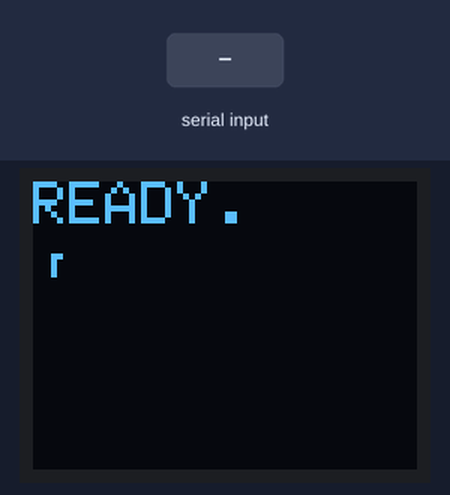
Recording of a sketch running on a simulated Arduino Uno, built with avr-gcc and run on an emulated ATmega328P. Shown: 64×48 one-colour display. The inputs (shaded band) are chosen by the test bench.

Above: at 1.2 s.
1.3 s: "B" received over the second serial link
At 1.54 s:
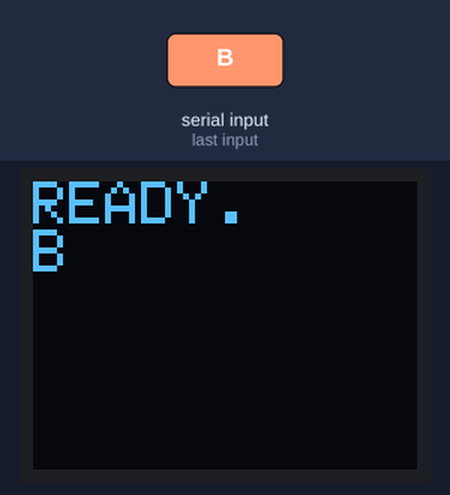
3.9 s: "C" received over the second serial link
At 4.3 s:
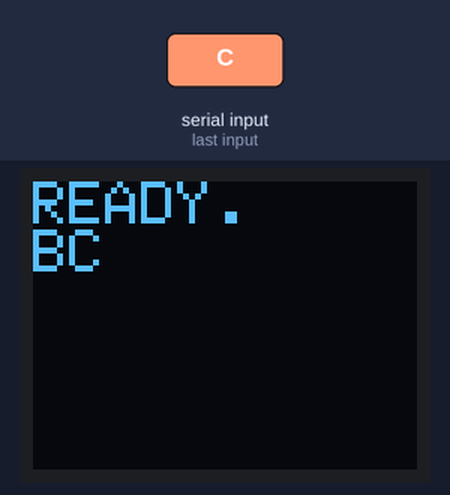
Timing chart, 0 to 6.9 s (numbered marks = the images above; inputs shaded):
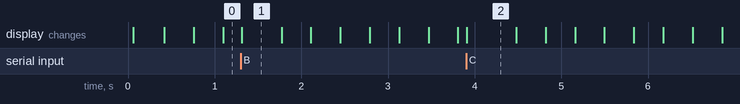

Measured:
- after the input at 1.3 s, the display: changes at once (image 1)
- after the input at 3.9 s, the display: changes at once (image 2)
- what the display in image 1 shows lasts 0.5 s, from 1.3 s to 1.8 s
- what the display in image 2 shows lasts 0.6 s, from 3.9 s to 4.5 s

The sketch:

Terminal.ino
```cpp
/*
     Teminal and Rudimentary Screen Editor Demo for MicroView
     Leif Bloomquist
*/

#include <MicroView.h>
#include <elapsedMillis.h>

;  // Keep this here to pacify the Arduino pre-processor

#define C64
//#define C64FONT

#ifdef C64
  #include <SoftwareSerial.h>
  #define BAUD 2400
  SoftwareSerial mySerial(5, 6);   // RX, TX
#else
  #define BAUD 38400
  HardwareSerial& mySerial = Serial;
#endif

#ifdef C64FONT    // C64 font for MicroView
  #define FONT 7
  #define CURSOR  char_under_cursor+128
  #define MARGIN 0
  #define COL_FIX 0
#else
  #define FONT 0  // Built-in 5x7 font
  #define CURSOR 218
  #define MARGIN 1
  #define COL_FIX 2  // Not sure why this is needed
#endif

#define BLINK 333    // milliseconds
#define SPACE 32


// Global variables
elapsedMillis cursor_blink = 0;
int columns = 0;
int rows = 0;
int current_column = 0;
int current_row = 0;
int current_blink = 0;
boolean last_esc = false;

// The virtual screen, assume tiny tiny font  (note the MicroView/Uno only has 3072 bytes SRAM!)
char screen[20][20] = {0}; // rows, columns

char char_under_cursor = SPACE;

void setup()
{
  uView.begin();	// begin of MicroView
  mySerial.begin(BAUD);

  setupFont(FONT);
  clearScreen();

  putChar('R');
  putChar('E');
  putChar('A');
  putChar('D');
  putChar('Y');
  putChar('.');
  nextLine();
  uView.display();

  cursor_blink = 0;
}

void loop()
{
    // Blink Cursor
    if (cursor_blink > BLINK)
    {
       cursor_blink = 0;

       if (current_blink == 0)
       {
         current_blink = 1;
         saveCharUnderCursor();
         setChar(current_row, current_column, CURSOR);
       }
       else // 1
       {
         current_blink = 0;
         restoreCharUnderCursor();
       }
    }

    // Process Input
    if (mySerial.available() > 0)
    {
       char c=mySerial.read();

       // Special characters (that are never printed)
       switch (c)
       {
         case 27: // Escape
                  doEscapeSequence();
                  return;

         case 126: // Tilde "~" appears at the tail end of some Escape sequences - ignore
                  if (last_esc == true)
                  {
                    last_esc = false;
                    return;
                  }
                  break;

         case 12:  // CTRL-L, Clear terminal
                  clearScreen();
                  mySerial.print(c);   // Echo it back
                  return;

         case 13: // Enter
                  restoreCharUnderCursor();
                  nextLine();
                  return;

         case 127: // Backspace
         case 8:   // Shift-Backspace
                   if (current_column > 0)
                   {
                     restoreCharUnderCursor();
                     current_column--;
                     char_under_cursor = SPACE;
                     restoreCharUnderCursor();
                     mySerial.print(c);   // Echo it back
                   }
                   return;

       }

       // All others, print character
       putChar(c);

       last_esc = false;
    }

    // Update
    uView.display();
}


void clearScreen()
{
  uView.clear(ALL);	// erase hardware memory inside the OLED controller
  uView.clear(PAGE);	// erase the memory buffer, when next uView.display() is called, the OLED will be cleared.
  uView.display();
  uView.setCursor(0,0);

  current_column = 0;
  current_row = 0;

  for (int r=0; r<rows; r++)
  {
      for (int c=0; c<columns; c++)
      {
         screen[r][c] = SPACE;
      }
  }
  char_under_cursor = SPACE;
}

void setupFont(int fontnum)
{
   uView.setFontType(fontnum);
   rows    = floor(uView.getLCDHeight() / uView.getFontHeight()) ;
   columns = floor(uView.getLCDWidth()  / uView.getFontWidth())  ;
}

void putChar(char c)
{
     setChar(current_row, current_column, c);

     // Echo
     mySerial.print(c);

     current_column++;
     saveCharUnderCursor();

     if (current_column >= (columns-COL_FIX))
     {
        nextLine();
     }
}

void setChar(int row, int column, char c)
{
  // Crude Range Checking
  if (row<0) return;
  if (row>=rows) return;
  if (column<0) return;
  if (column>=columns) return;

  screen[row][column] = c;

  int realr = row*(uView.getFontHeight());
  int realc = column*(uView.getFontWidth() + MARGIN);
  uView.setCursor(realc,realr);
  uView.print(c);
}

byte getChar(int row, int column)
{
  // TODO: Range Checking

  return screen[row][column];
}

void nextLine()
{
   current_column = 0;
   current_row++;
   checkScroll();
   saveCharUnderCursor();

   mySerial.println();
}

void checkScroll()
{
  if (current_row < rows)  // No action needed
  {
    return;
  }

  // Move everything up
  for (int c=0; c<columns; c++)
  {
      for (int r=0; r<rows; r++)
      {
         setChar(r,c,getChar(r+1,c));
      }
  }

  // Blank last line
  for (int c=0; c<columns; c++)
  {
    setChar(rows-1,c,SPACE);
  }

  current_row = rows-1;

  uView.display();
}

void restoreCharUnderCursor()
{
  setChar(current_row, current_column, char_under_cursor);
}

void saveCharUnderCursor()
{
  char_under_cursor = getChar(current_row, current_column);
}

void doEscapeSequence()
{
  // Assumption that the sequence is always received in full.  No timeout handling, yet.
  char c1 = getByte();

  // We only handle cursor movement.  Ignore all others.
  if (c1 != 0x5B) return;

  last_esc = true;

  char c2 = getByte();

  switch (c2)
  {
    case 65: // Up
             if (current_row > 0)
             {
               restoreCharUnderCursor();
               current_row--;
               saveCharUnderCursor();
             }
             break;

    case 66: // Down
             restoreCharUnderCursor();
             current_row++;
             checkScroll();
             saveCharUnderCursor();
             break;

    case 67: // Right
             if (current_column < (columns-COL_FIX-1))
             {
                restoreCharUnderCursor();
                current_column++;
                saveCharUnderCursor();
             }
             break;

    case 68: // Left
             if (current_column > 0)
             {
               restoreCharUnderCursor();
               current_column--;
               saveCharUnderCursor();
             }
             break;

    case 49: // Home
             restoreCharUnderCursor();
             current_row = 0;
             current_column = 0;
             saveCharUnderCursor();
             break;

    default: // Ignore all others
             break;
  }
  uView.display();
}


byte getByte()
{
  // Wait for a byte
  while(!mySerial.available())
  {
     ;
  }

  byte inByte = mySerial.read();
  return inByte;
}

// EOF
```
